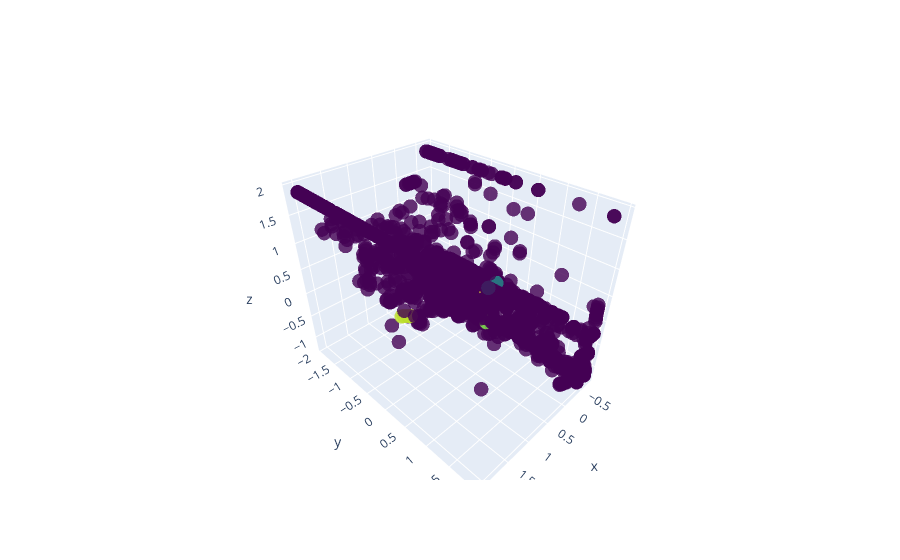

Write notebook code for a chart like this one.
### Code cell
fig = go.Figure(data=go.Scatter3d(
    x=df_normalized.iloc[:, 0],
    y=df_normalized.iloc[:, 1],
    z=df_normalized.iloc[:, 2],
    mode='markers',
    marker=dict(
        size=5,
        color=labels_dbscan,  # set color to the DBSCAN labels
        colorscale='Viridis',
        opacity=0.8
    )
))

fig.show()

### Figure 1 — Plotly figure (JSON) as saved in the notebook; plotly's stock layout.template omitted (floating-point values rounded to 4 significant figures; data arrays with more than 128 entries replaced by an {"elided": "..."} marker saying what was removed)
{"data": [{"marker": {"color": {"elided": "2704 int values"}, "colorscale": [[0, "#440154"], [0.1111, "#482878"], [0.2222, "#3e4989"], [0.3333, "#31688e"], [0.4444, "#26828e"], [0.5556, "#1f9e89"], [0.6667, "#35b779"], [0.7778, "#6ece58"], [0.8889, "#b5de2b"], [1, "#fde725"]], "opacity": 0.8, "size": 5}, "mode": "markers", "type": "scatter3d", "x": {"elided": "2704 float values"}, "y": {"elided": "2704 float values"}, "z": {"elided": "2704 float values"}}], "layout": {}}
